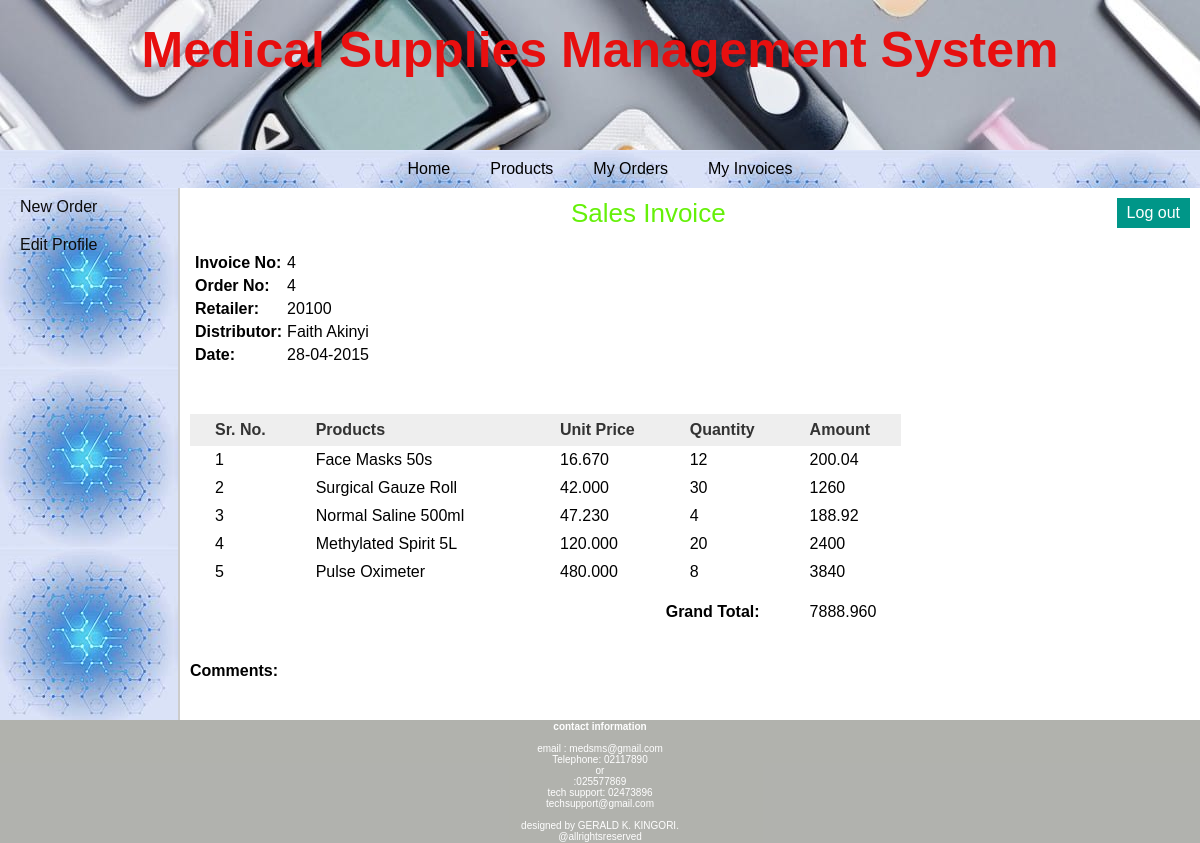
The page /retailer/view_invoice_items.php?id=4 (signed in) on the database its author committed.
### tables this page shows
CREATE TABLE `invoice` (
  `invoice_id` int(11) NOT NULL,
  `order_id` int(11) NOT NULL,
  `retailer_id` int(11) NOT NULL,
  `dist_id` int(11) NOT NULL,
  `date` date NOT NULL,
  `total_amount` decimal(10,3) NOT NULL,
  `comments` text
);

CREATE TABLE `area` (
  `area_id` int(11) NOT NULL,
  `area_name` varchar(50) NOT NULL,
  `area_code` varchar(10) NOT NULL
);

CREATE TABLE `distributor` (
  `dist_id` int(11) NOT NULL,
  `dist_name` varchar(25) NOT NULL,
  `dist_email` varchar(50) DEFAULT NULL,
  `dist_phone` varchar(10) NOT NULL,
  `dist_address` varchar(200) DEFAULT NULL
);

CREATE TABLE `invoice_items` (
  `invoice_items_id` int(11) NOT NULL,
  `invoice_id` int(11) NOT NULL,
  `product_id` int(11) NOT NULL,
  `quantity` int(6) NOT NULL
);

CREATE TABLE `products` (
  `pro_id` int(11) NOT NULL,
  `pro_name` varchar(25) NOT NULL,
  `pro_desc` text,
  `pro_price` decimal(10,3) NOT NULL,
  `unit` int(11) NOT NULL,
  `pro_cat` int(11) NOT NULL,
  `quantity` int(6) DEFAULT NULL
);

### retailer/view_invoice_items.php (the view, shortened to what this page needs)
<?php
	require("../includes/config.php");
	if(isset($_SESSION['retailer_login'])) {
		if(isset($_GET['id'])){
			$invoice_id = $_GET['id'];
			$queryInvoiceItems = "SELECT *,invoice_items.quantity as quantity FROM invoice,invoice_items,products WHERE invoice.invoice_id='$invoice_id' AND invoice_items.product_id=products.pro_id AND invoice_items.invoice_id=invoice.invoice_id";
			$resultInvoiceItems = mysqli_query($con,$queryInvoiceItems);
			$querySelectInvoice = "SELECT * FROM invoice,retailer,distributor,area WHERE invoice_id='$invoice_id' AND invoice.retailer_id=retailer.retailer_id AND retailer.area_id=area.area_id AND invoice.dist_id=distributor.dist_id";
			$resultSelectInvoice = mysqli_query($con,$querySelectInvoice);
			$rowSelectInvoice = mysqli_fetch_array($resultSelectInvoice);
		}
	}
	else {
		header('Location:../index.php');
	}
?>
<!DOCTYPE html>
<html>
<head>
	<link rel="stylesheet" href="../includes/main_style.css" >
</head>
<body>
	<?php
		include("../includes/header.inc.php");
		include("../includes/nav_retailer.inc.php");
		include("../includes/aside_retailer.inc.php");
	?>
	<section>
		<h1 style="text-align:center;">Sales Invoice</h1>
		<table class="table_infoFormat">
		<tr>
			<td><b> Invoice No: </b></td>
			<td> <?php echo $rowSelectInvoice['invoice_id']; ?> </td>
		</tr>
		<tr>
			<td><b> Order No: </b></td>
			<td> <?php echo $rowSelectInvoice['order_id']; ?> </td>
		</tr>
		<tr>
			<td><b> Retailer: </b></td>
			<td> <?php echo $rowSelectInvoice['area_code']; ?> </td>
		</tr>
		<tr>
			<td><b> Distributor: </b></td>
			<td> <?php echo $rowSelectInvoice['dist_name']; ?> </td>
		</tr>
		<tr>
			<td><b> Date: </b></td>
			<td> <?php echo date("d-m-Y",strtotime($rowSelectInvoice['date'])); ?> </td>
		</tr>
		</table>
		<form action="" method="POST" class="form">
		<table class="table_invoiceFormat" style="margin-top:50px;">
			<tr>
				<th style="padding-right:25px;"> Sr. No. </th>
				<th style="padding-right:150px;"> Products </th>
				<th style="padding-right:30px;"> Unit Price </th>
				<th style="padding-right:30px;"> Quantity </th>
				<th> Amount </th>
			</tr>
			<?php $i=1; while($rowInvoiceItems = mysqli_fetch_array($resultInvoiceItems)) { ?>
			<tr>
				<td> <?php echo $i; ?> </td>
				<td> <?php echo $rowInvoiceItems['pro_name']; ?> </td>
				<td> <?php echo $rowInvoiceItems['pro_price']; ?> </td>
				<td> <?php echo $rowInvoiceItems['quantity']; ?> </td>
				<td> <?php echo $rowInvoiceItems['quantity']*$rowInvoiceItems['pro_price']; ?> </td>
			</tr>
			<?php $i++; } ?>
			<tr style="height:40px;vertical-align:bottom;">
				<td colspan="4" style="text-align:right;"><b> Grand Total: </b></td>
				<td>
				<?php
					mysqli_data_seek($resultInvoiceItems,0);
					$rowInvoiceItems = mysqli_fetch_array($resultInvoiceItems);
					echo $rowInvoiceItems['total_amount'];
				?>
				</td>
			</tr>
		</table><br/><br/>
		<b>Comments:</b> <br/> <?php echo $rowSelectInvoice['comments']; ?>
		</form>
	</section>
	<?php
		include("../includes/footer.inc.php");
	?>
</body>
</html>

### includes/main_style.css (style rules this page uses)
* { font-family: arial,sans-serif; margin:0px; padding:0px; }
body { width:auto; margin:auto; border:none; }
section { width:1000px; padding:10px; padding-bottom:40px; }
section h1 { margin-bottom:10px; font-weight:normal; color:rgb(101, 240, 9); font-size: 26px; }
table { border-collapse: collapse; }
.table_invoiceFormat th { background-color:#eee; color:#333; padding: 7px 25px; }
.table_invoiceFormat tr { border:none; }
.table_invoiceFormat td,.table_invoiceFormat tr { padding: 5px 25px; text-align: left; }
.table_infoFormat { margin:20px 5px 25px; }
.table_infoFormat td { padding:5px 5px 0px 0px; }
.table_infoFormat td:first-child { font-weight:bold; }

### rows shown on the page
invoice: invoice_id "4", order "4", area.area_code "20100", dist.dist_name "Faith Akinyi", date "28-04-2015", total_amount "7888.960"
invoice_items: product.pro_name "Face Masks 50s", product.pro_price "16.670", quantity "12", $rowInvoiceItems['quantity']*$rowInvoiceItems['pro_price'] "200.04"
invoice_items: product.pro_name "Surgical Gauze Roll", product.pro_price "42.000", quantity "30", $rowInvoiceItems['quantity']*$rowInvoiceItems['pro_price'] "1260"
invoice_items: product.pro_name "Normal Saline 500ml", product.pro_price "47.230", quantity "4", $rowInvoiceItems['quantity']*$rowInvoiceItems['pro_price'] "188.92"
invoice_items: product.pro_name "Methylated Spirit 5L", product.pro_price "120.000", quantity "20", $rowInvoiceItems['quantity']*$rowInvoiceItems['pro_price'] "2400"
invoice_items: product.pro_name "Pulse Oximeter", product.pro_price "480.000", quantity "8", $rowInvoiceItems['quantity']*$rowInvoiceItems['pro_price'] "3840"
